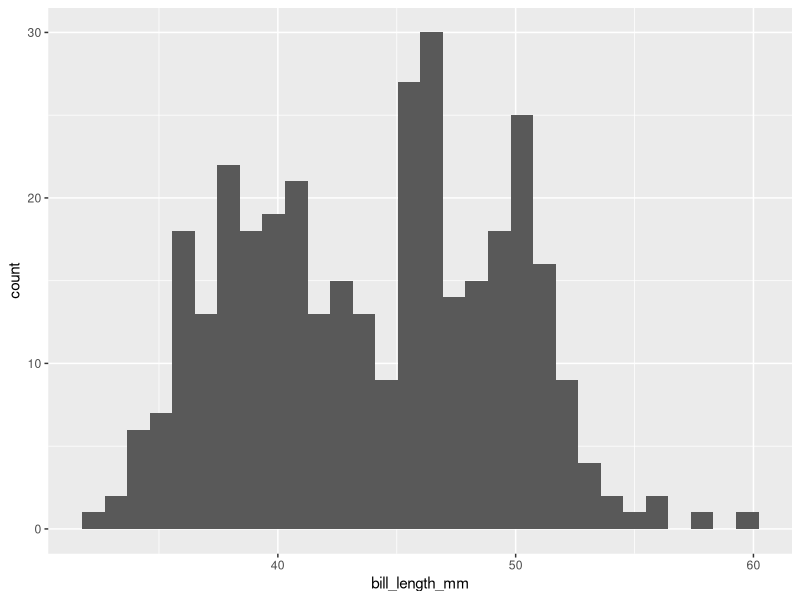
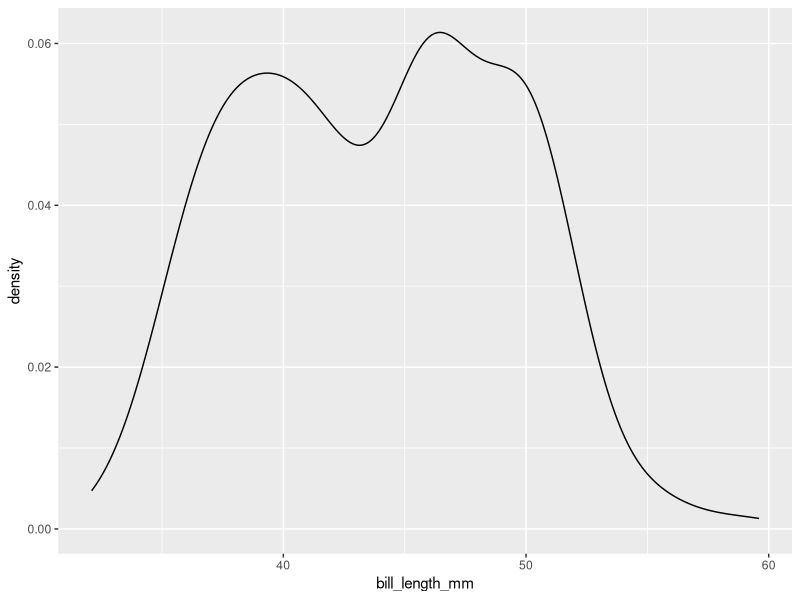
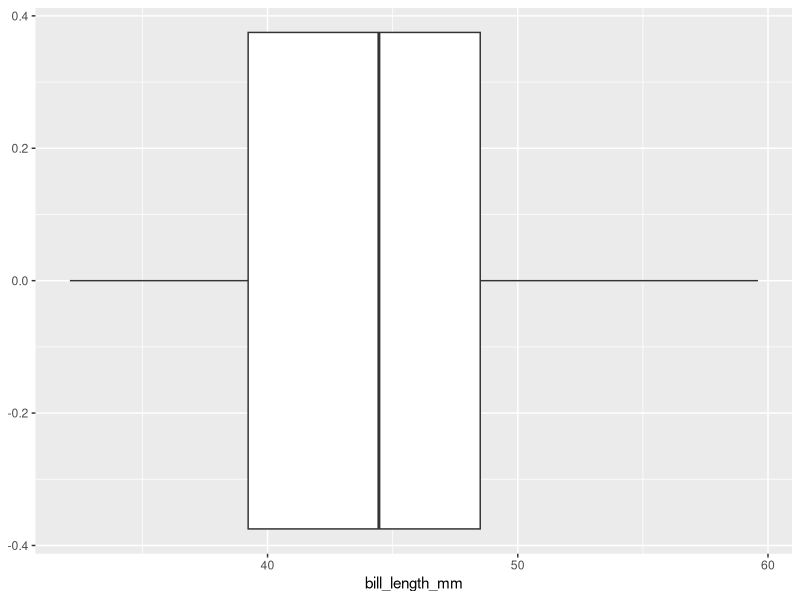
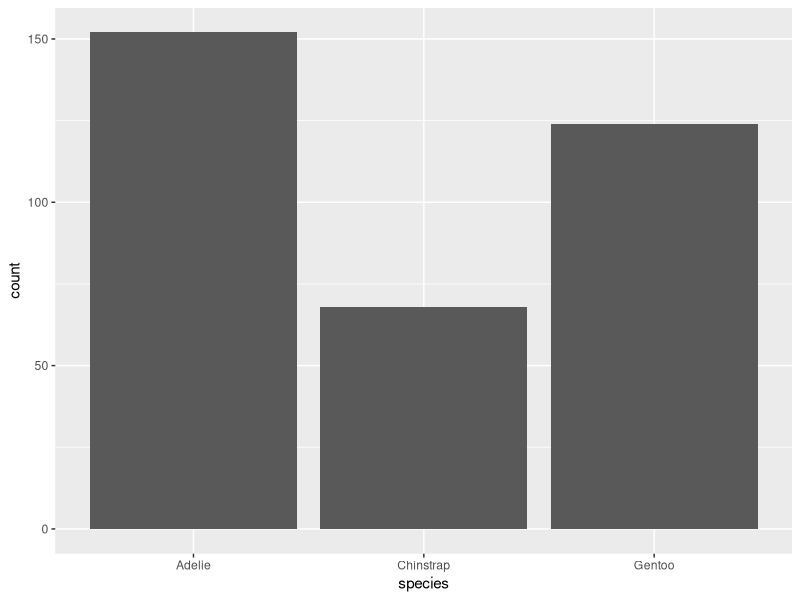
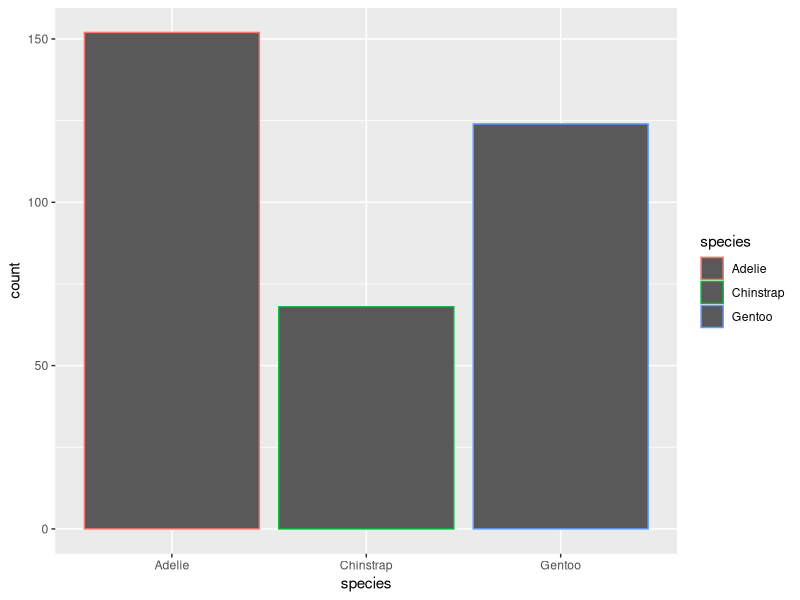
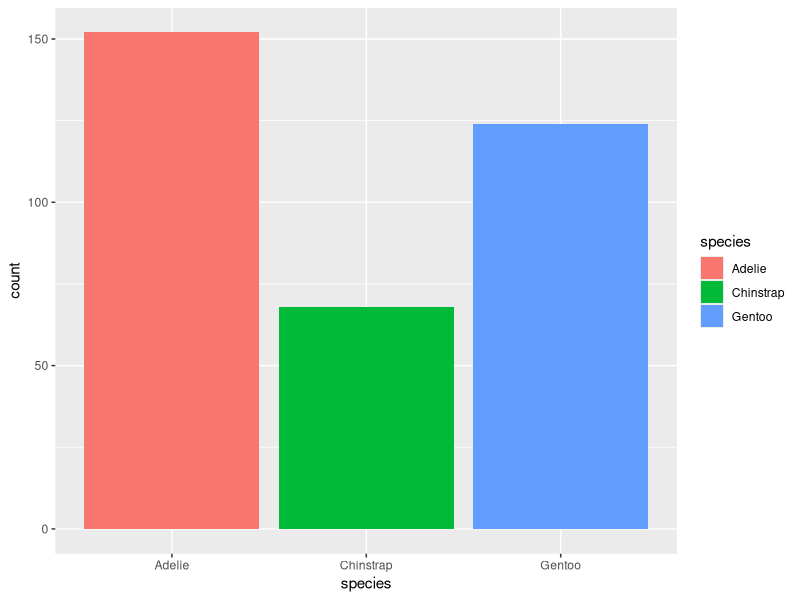
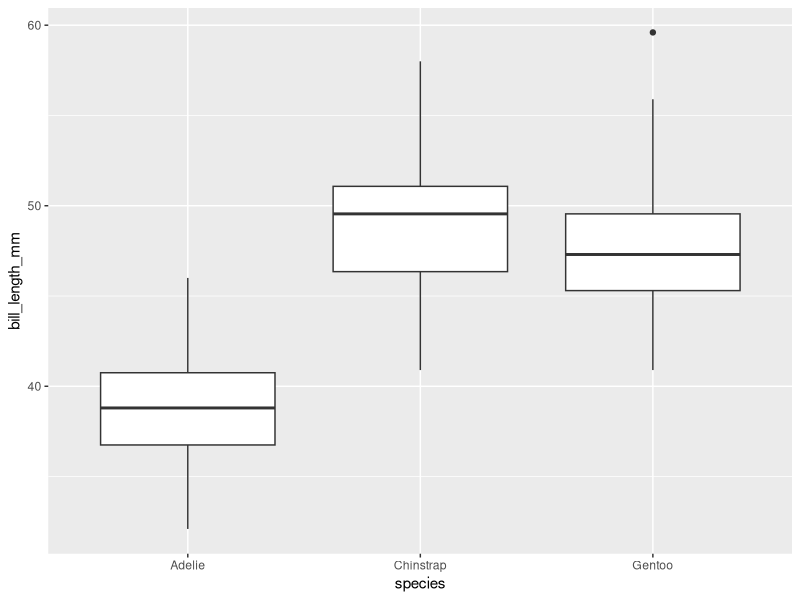
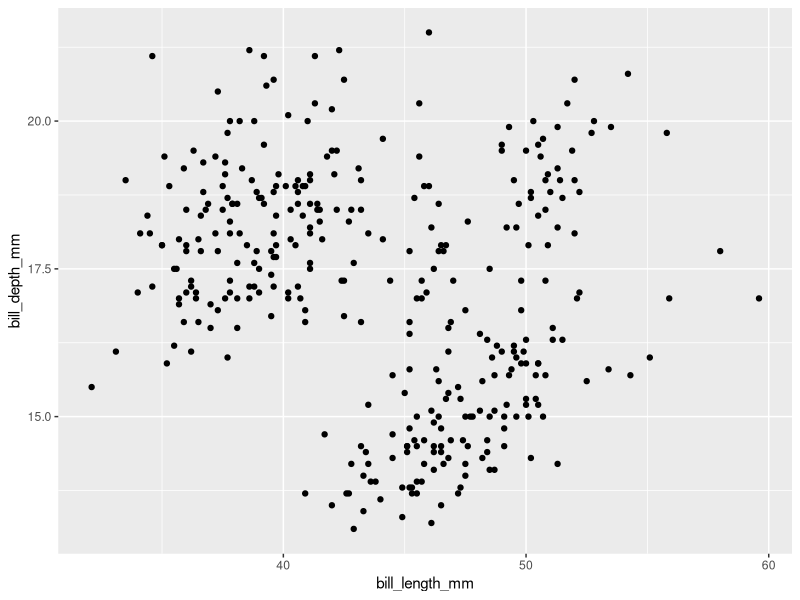

Source code (R) for these figures, in order:
## ---- chunk 1
library(ggplot2)
library(palmerpenguins)

ggplot(aes(x = bill_length_mm),data = penguins) + geom_histogram()

## ---- chunk 2
library(ggplot2)
library(palmerpenguins)

ggplot(aes(x = bill_length_mm),data = penguins) + geom_density()

## ---- chunk 3
ggplot(aes(x = bill_length_mm),data = penguins) + geom_boxplot()
## ---- chunk 4
ggplot(aes(x = species),data = penguins) + geom_bar()
## ---- chunk 5
ggplot(aes(x = species, color = species),data = penguins) + geom_bar()
## ---- chunk 6
ggplot(aes(x = species, fill = species),data = penguins) + geom_bar()
## ---- chunk 7
ggplot(aes(x = species, y = bill_length_mm),data = penguins) + geom_boxplot()
## ---- chunk 8
ggplot(aes(x = bill_length_mm, y = bill_depth_mm),data = penguins) + geom_point()
## ---- chunk 9
ggplot(aes(x = bill_length_mm, y = bill_depth_mm),data = penguins) + geom_point(color = "salmon")
## ---- chunk 10
ggplot(aes(x = bill_length_mm, y = bill_depth_mm, color = species),data = penguins) + geom_point()
## ---- chunk 11
ggplot(aes(x = bill_length_mm, y = bill_depth_mm, color = species),data = penguins) + geom_point() + geom_smooth()
## ---- chunk 12
ggplot(aes(x = bill_length_mm, y = bill_depth_mm),data = penguins) + geom_point() + geom_smooth() + facet_grid(~species)
## ---- chunk 13
ggplot(aes(x = bill_length_mm, y = bill_depth_mm, color = island),data = penguins) + geom_point() + geom_smooth() + facet_grid(~species)
## ---- chunk 14
ggplot(aes(x = bill_length_mm, y = bill_depth_mm),data = penguins) + geom_point() + geom_smooth() + facet_grid(species~1)
## ---- chunk 15
ggplot(aes(x = bill_length_mm, y = bill_depth_mm),data = penguins) + geom_point() + geom_smooth() + facet_grid(species~island)
